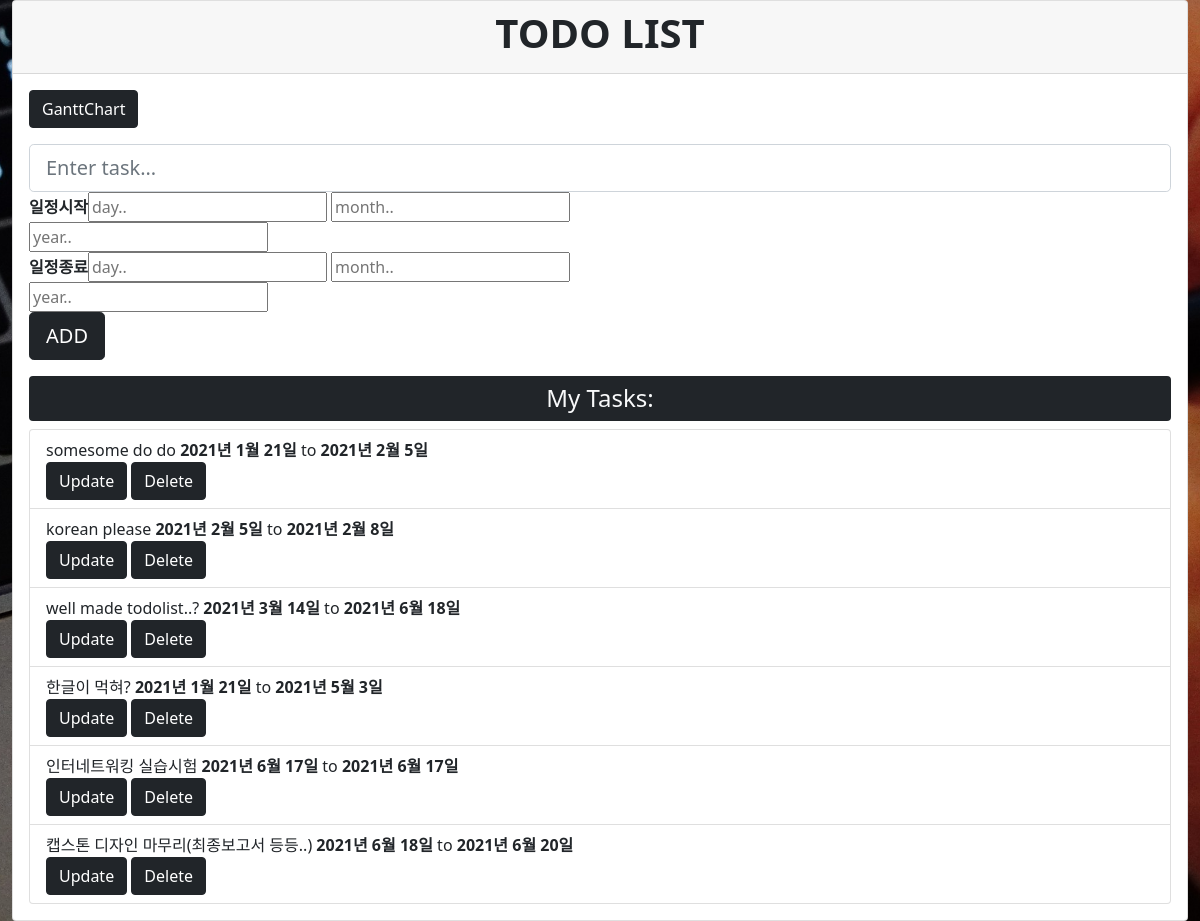
Before: / with the older database file.
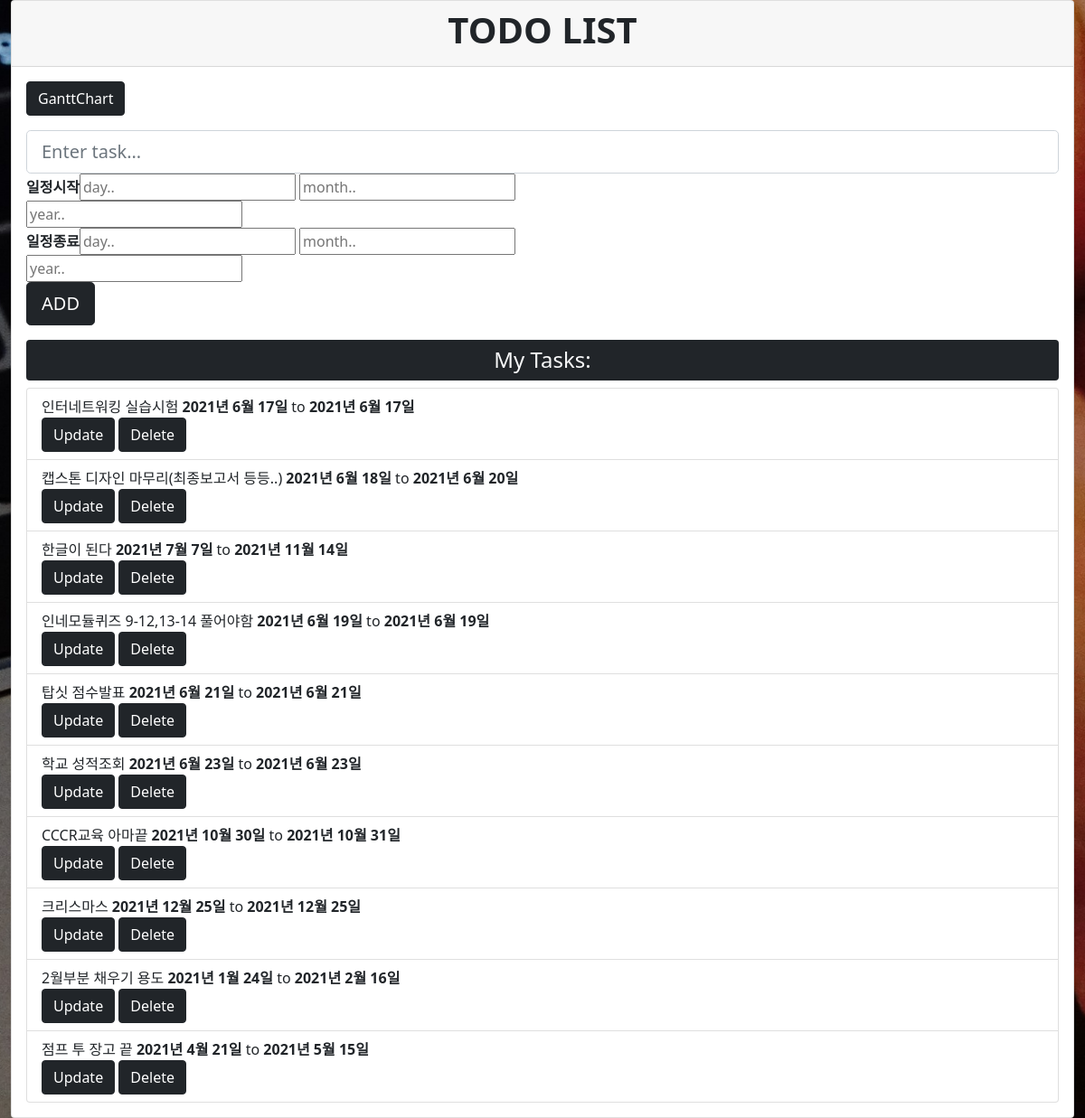
After: the same page with the newer database file.
### todolist/models.py (models this page shows, shortened)
class Task(models.Model):
    title=models.CharField(max_length=350)
    completed=models.BooleanField(default=False)
    created=models.DateTimeField(auto_now_add=True)
    start_day=models.CharField(max_length=350)
    start_month=models.CharField(max_length=350)
    start_year=models.CharField(max_length=350)
    end_day=models.CharField(max_length=350)
    end_month=models.CharField(max_length=350)
    end_year=models.CharField(max_length=350)

### todolist/views.py (the view)
# urls.py: path('',views.index,name="index"),
def index(request):
    form = TaskForm()
    if request.method=="POST":
        form = TaskForm(request.POST)
        if form.is_valid():
            form.save()
        return redirect("index")   #urls.py에 적은 index를 가져온거임
    tasks = Task.objects.all()
    return render(request,"index.html",{"task_form":form,"tasks":tasks})

### templates/index.html (shortened to what this page needs)
{% extends 'base.html' %}
{% block content %}
<div class="card">
    <div class="card-header">
        <h1 class="text-center"><b>TODO LIST</b></h1>
    </div>
    <div class="card-body">
        <div>
        <a href="{% url 'gantt_task' %}" class="btn btn-dark">GanttChart</a>
        </div>
        <form method="post">
            <div class="post-form my-3">
                {{task_form.title}}
                <div class="row g-3">
                    <div class="col-sm-7">
                        <b>일정시작</b>{{task_form.start_day}} {{task_form.start_month}} {{task_form.start_year}}<br>
                        <b>일정종료</b>{{task_form.end_day}} {{task_form.end_month}} {{task_form.end_year}}
                    </div>
                </div>
                <button type="submit" class="btn btn-dark btn-lg">ADD</button>
            </div>
        </form>
        <h4 class="bg-dark text-light py-2 rounded text-center">My Tasks:</h4>
        <ul class="list-group">
            {% for task in tasks %}
            <li class="list-group-item list-group-item-action">
                {% if task.completed == True %}
                <strike>{{task.title}}</strike>
                {% else %}
                {{task.title}}  <b>{{task.start_year}}년 {{task.start_month}}월 {{task.start_day}}일</b> to
                <b>{{task.end_year}}년 {{task.end_month}}월 {{task.end_day}}일</b>
                {% endif %}
                <div class="float-right">
                    <a href="{% url 'update_task' task.id %}" class="btn btn-dark btn-info">Update</a>
                    <a href="{% url 'delete_task' task.id %}" class="btn btn-dark btn-danger">Delete</a>
                </div>
            </li>
            {% endfor %}
        </ul>
    </div>
</div>
{% endblock content %}

Changed rows visible on the page:
removed Task: title "somesome do do", start_year "2021", start_month "1", start_day "21", end_year "2021", end_month "2", end_day "5"
removed Task: title "korean please", start_year "2021", start_month "2", start_day "5", end_year "2021", end_month "2", end_day "8"
removed Task: title "well made todolist..?", start_year "2021", start_month "3", start_day "14", end_year "2021", end_month "6", end_day "18"
removed Task: title "한글이 먹혀?", start_year "2021", start_month "1", start_day "21", end_year "2021", end_month "5", end_day "3"
added Task: title "한글이 된다", start_year "2021", start_month "7", start_day "7", end_year "2021", end_month "11", end_day "14"
added Task: title "인네모듈퀴즈 9-12,13-14 풀어야함", start_year "2021", start_month "6", start_day "19", end_year "2021", end_month "6", end_day "19"
added Task: title "탑싯 점수발표", start_year "2021", start_month "6", start_day "21", end_year "2021", end_month "6", end_day "21"
added Task: title "학교 성적조회", start_year "2021", start_month "6", start_day "23", end_year "2021", end_month "6", end_day "23"
added Task: title "CCCR교육 아마끝", start_year "2021", start_month "10", start_day "30", end_year "2021", end_month "10", end_day "31"
added Task: title "크리스마스", start_year "2021", start_month "12", start_day "25", end_year "2021", end_month "12", end_day "25"
added Task: title "2월부분 채우기 용도", start_year "2021", start_month "1", start_day "24", end_year "2021", end_month "2", end_day "16"
added Task: title "점프 투 장고 끝", start_year "2021", start_month "4", start_day "21", end_year "2021", end_month "5", end_day "15"
